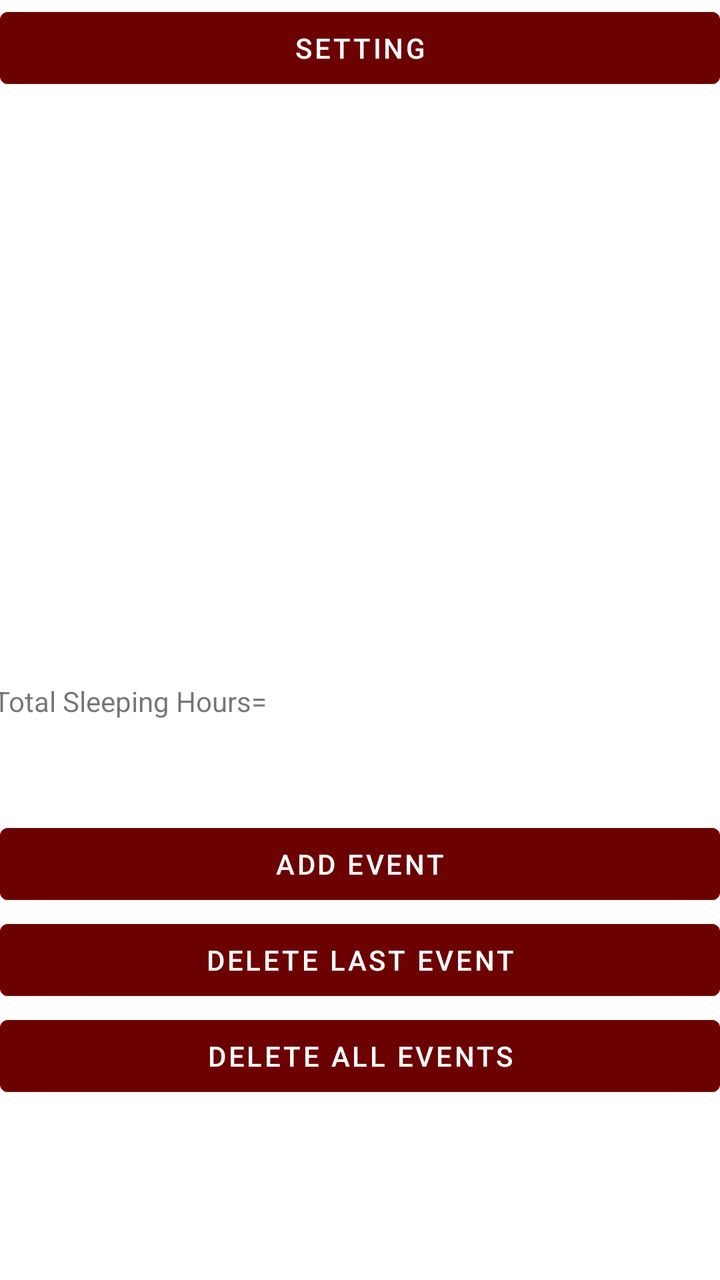
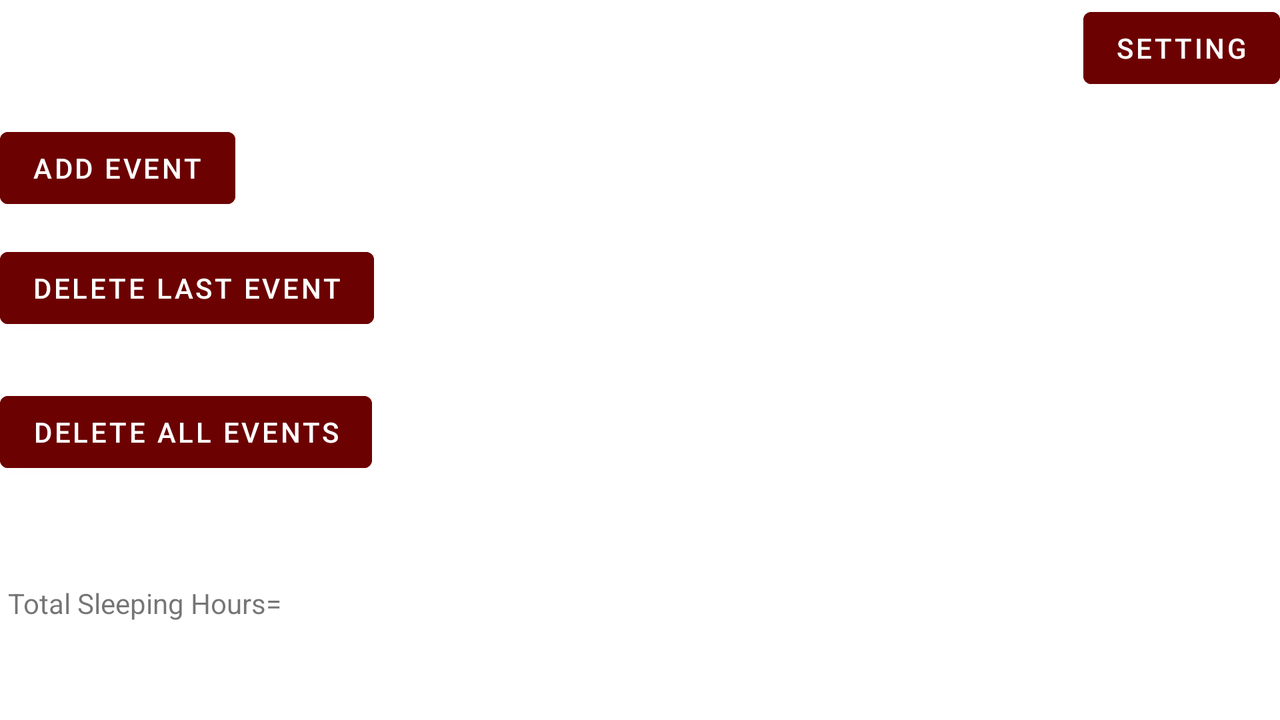

An Android layout and its configuration variant, each rendered on a device that would load it. The default file and the variant file are quoted in full after the pictures.
<!-- AndroidManifest.xml: application theme Theme.EventTimeKeeper -->
<!-- res/layout/activity_main.xml -->
<?xml version="1.0" encoding="utf-8"?>
<androidx.constraintlayout.widget.ConstraintLayout xmlns:android="http://schemas.android.com/apk/res/android"
    xmlns:app="http://schemas.android.com/apk/res-auto"
    xmlns:tools="http://schemas.android.com/tools"
    android:layout_width="match_parent"
    android:layout_height="match_parent"
    tools:context=".MainActivity">

    <androidx.recyclerview.widget.RecyclerView
        android:id="@+id/recyclerView"
        android:layout_width="386dp"
        android:layout_height="291dp"
        android:layout_marginTop="20dp"
        app:layout_constraintBottom_toTopOf="@+id/totalHourTextView"
        app:layout_constraintEnd_toEndOf="parent"
        app:layout_constraintStart_toStartOf="parent"
        app:layout_constraintTop_toBottomOf="@+id/settingButton"
        app:layout_constraintVertical_bias="0.404" />

    <Button
        android:id="@+id/settingButton"
        android:layout_width="0dp"
        android:layout_height="wrap_content"
        android:backgroundTint="#6C0101"
        android:onClick="onSettingClick"
        android:text="@string/settingButton"
        app:layout_constraintEnd_toEndOf="parent"
        app:layout_constraintStart_toStartOf="parent"
        app:layout_constraintTop_toTopOf="parent" />

    <Button
        android:id="@+id/deleteLastButton"
        android:layout_width="0dp"
        android:layout_height="wrap_content"
        android:backgroundTint="#6C0101"
        android:onClick="ondelete"
        android:text="@string/button2"
        app:layout_constraintBottom_toTopOf="@+id/deleteAllButton"
        app:layout_constraintEnd_toEndOf="parent"
        app:layout_constraintStart_toStartOf="parent" />

    <Button
        android:id="@+id/addEventButton"
        android:layout_width="0dp"
        android:layout_height="wrap_content"
        android:backgroundTint="#6C0101"
        android:onClick="onaddEvent"
        android:text="@string/button1"
        app:layout_constraintBottom_toTopOf="@+id/deleteLastButton"
        app:layout_constraintEnd_toEndOf="parent"
        app:layout_constraintHorizontal_bias="0.0"
        app:layout_constraintStart_toStartOf="parent" />

    <Button
        android:id="@+id/deleteAllButton"
        android:layout_width="0dp"
        android:layout_height="wrap_content"
        android:layout_marginBottom="88dp"
        android:backgroundTint="#6C0101"
        android:onClick="onDeleteAll"
        android:text="@string/button3"
        app:layout_constraintBottom_toBottomOf="parent"
        app:layout_constraintEnd_toEndOf="parent"
        app:layout_constraintHorizontal_bias="0.0"
        app:layout_constraintStart_toStartOf="parent" />

    <TextView
        android:id="@+id/totalHourTextView"
        android:layout_width="153dp"
        android:layout_height="19dp"
        android:layout_marginBottom="48dp"
        android:text="@string/totalNumberHourText"
        app:layout_constraintBottom_toTopOf="@+id/addEventButton"
        app:layout_constraintEnd_toStartOf="@+id/totalHourNumber"
        app:layout_constraintHorizontal_bias="0.078"
        app:layout_constraintStart_toStartOf="parent" />

    <TextView
        android:id="@+id/totalHourNumber"
        android:layout_width="50dp"
        android:layout_height="20dp"
        android:layout_marginEnd="208dp"
        android:layout_marginBottom="48dp"
        app:layout_constraintBottom_toTopOf="@+id/addEventButton"
        app:layout_constraintEnd_toEndOf="parent" />

</androidx.constraintlayout.widget.ConstraintLayout>
<!-- resources referenced by this layout -->
<resources>
  <string name="button1">ADD Event</string>
  <string name="button2">Delete Last Event</string>
  <string name="button3">Delete All Events</string>
  <string name="settingButton">Setting</string>
  <string name="totalNumberHourText">Total Sleeping Hours=</string>
  <style name="Theme.EventTimeKeeper" parent="Theme.MaterialComponents.DayNight.DarkActionBar">
          
          <item name="colorPrimary">@color/purple_500</item>
          <item name="colorPrimaryVariant">@color/purple_700</item>
          <item name="colorOnPrimary">@color/white</item>
          
          <item name="colorSecondary">@color/teal_200</item>
          <item name="colorSecondaryVariant">@color/teal_700</item>
          <item name="colorOnSecondary">@color/black</item>
          
          <item name="android:statusBarColor" tools:targetApi="l">?attr/colorPrimaryVariant</item>
          
      </style>
</resources>
<!-- res/layout-land/activity_main.xml (the repository's variant of the layout above) -->
<!-- drawn on the phone turned sideways -->
<?xml version="1.0" encoding="utf-8"?>
<androidx.constraintlayout.widget.ConstraintLayout xmlns:android="http://schemas.android.com/apk/res/android"
    xmlns:app="http://schemas.android.com/apk/res-auto"
    xmlns:tools="http://schemas.android.com/tools"
    android:layout_width="match_parent"
    android:layout_height="match_parent"
    tools:context=".MainActivity">

    <androidx.recyclerview.widget.RecyclerView
        android:id="@+id/recyclerView"
        android:layout_width="386dp"
        android:layout_height="291dp"
        android:layout_marginEnd="96dp"
        app:layout_constraintBottom_toBottomOf="parent"
        app:layout_constraintEnd_toEndOf="parent"
        app:layout_constraintTop_toTopOf="parent" />

    <Button
        android:id="@+id/settingButton"
        android:layout_width="0dp"
        android:layout_height="wrap_content"
        android:backgroundTint="#6C0101"
        android:onClick="onSettingClick"
        android:text="@string/settingButton"
        app:layout_constraintEnd_toEndOf="parent"
        app:layout_constraintTop_toTopOf="parent" />

    <Button
        android:id="@+id/deleteLastButton"
        android:layout_width="0dp"
        android:layout_height="wrap_content"
        android:layout_marginTop="12dp"
        android:backgroundTint="#6C0101"
        android:onClick="ondelete"
        android:text="@string/button2"
        app:layout_constraintStart_toStartOf="parent"
        app:layout_constraintTop_toBottomOf="@+id/addEventButton" />

    <Button
        android:id="@+id/addEventButton"
        android:layout_width="0dp"
        android:layout_height="wrap_content"
        android:layout_marginTop="60dp"
        android:backgroundTint="#6C0101"
        android:onClick="onaddEvent"
        android:text="@string/button1"
        app:layout_constraintStart_toStartOf="parent"
        app:layout_constraintTop_toTopOf="parent" />

    <Button
        android:id="@+id/deleteAllButton"
        android:layout_width="0dp"
        android:layout_height="wrap_content"
        android:layout_marginTop="24dp"
        android:backgroundTint="#6C0101"
        android:onClick="onDeleteAll"
        android:text="@string/button3"
        app:layout_constraintStart_toStartOf="parent"
        app:layout_constraintTop_toBottomOf="@+id/deleteLastButton" />

    <TextView
        android:id="@+id/totalHourTextView"
        android:layout_width="153dp"
        android:layout_height="19dp"
        android:layout_marginStart="4dp"
        android:layout_marginTop="52dp"
        android:text="@string/totalNumberHourText"
        app:layout_constraintStart_toStartOf="parent"
        app:layout_constraintTop_toBottomOf="@+id/deleteAllButton" />

    <TextView
        android:id="@+id/totalHourNumber"
        android:layout_width="50dp"
        android:layout_height="20dp"
        android:layout_marginStart="160dp"
        android:layout_marginTop="52dp"
        app:layout_constraintStart_toStartOf="parent"
        app:layout_constraintTop_toBottomOf="@+id/deleteAllButton" />

</androidx.constraintlayout.widget.ConstraintLayout>
